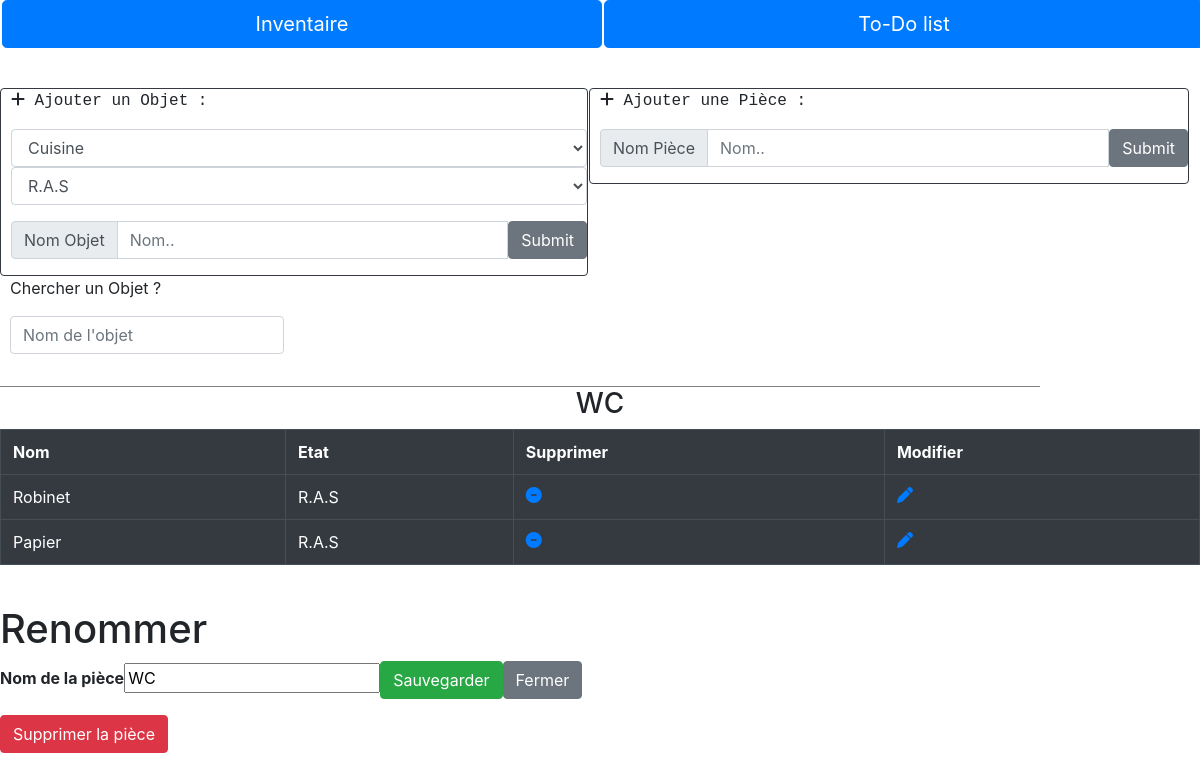
Page /php/PageInventaireMODIF.php?nomPiece=WC on the committed database.
### tables this page shows
CREATE TABLE IF NOT EXISTS `objet` (
  `idObjet` int(11) NOT NULL AUTO_INCREMENT,
  `nomObjet` varchar(255) NOT NULL,
  `idPiece` int(11) NOT NULL,
  `idEtat` int(11) NOT NULL,
  PRIMARY KEY (`idObjet`),
  KEY `idPiece` (`idPiece`),
  KEY `idEtat` (`idEtat`)
);

CREATE TABLE IF NOT EXISTS `etat` (
  `idEtat` int(11) NOT NULL AUTO_INCREMENT,
  `nomEtat` varchar(255) NOT NULL,
  PRIMARY KEY (`idEtat`)
);

### php/PageInventaireMODIF.php (the view, shortened to what this page needs)
<HTML>
<HEAD>
        <link rel="stylesheet" href="../css/styles.css">
		<link rel="stylesheet" href="https://stackpath.bootstrapcdn.com/bootstrap/4.4.1/css/bootstrap.min.css">
</HEAD>
<body>
    <!-- <?php
        $DataBase = mysqli_connect ( "localhost" , "root" , "" ) ;
        mysqli_select_db ( $DataBase, "todolist" ) ;
    ?> -->
        <section id="Menu">
			<ul>
				<div class="btn-group" role="group" aria-label="Basic example">
					<li><a href="../index.php"><button type="button" class="btn btn-primary btn-lg btn-block" id="b1">Inventaire</button></a></li>
					<li><a href="../index.php"><button type="button" class="btn btn-primary btn-lg btn-block" id="b2">To-Do list</button></a></li>
				</div>
			</ul>
		</section>
        <section id="PageInventaire">
			<section id="BarresInterraction">
				<div id="AjoutPiece" class="border border-dark rounded ">
					<form action="AjoutPiece" >
					<p class="text-monospace"><i class="fas fa-plus"></i> 			Ajouter une Pièce :<br>
					<div class="input-group mb-3">
						<div class="input-group-prepend">
							<span class="input-group-text" id="inputGroup-sizing-default">Nom Pièce</span>
						</div>
						<input class="form-control" aria-label="Sizing example input" aria-describedby="inputGroup-sizing-default" type="text" name="nomObjet" value ="" placeholder="Nom.."> <input type="submit" class="btn btn-secondary" placeholder="Valider">
					</div>
					</form>
				</div>
				<div id="AjoutObjet" class="border border-dark rounded ">
				<form action="AjoutObjet.php" class="form-group">
					<p class="text-monospace"><i class="fas fa-plus"></i> Ajouter un Objet :</p>
					<div class="form-group">
						<?php
						$Requete = "SELECT * FROM `piece` " ;
						$Resultat = mysqli_query ( $DataBase, $Requete )  or  die(mysqli_error($DataBase) ) ;
						echo "<select name='idPiece' id='objet-piece' class='form-control' >";
						while (  $ligne = mysqli_fetch_array($Resultat)  )
							{
								echo "<option name='idPiece' value=". utf8_encode($ligne['idPiece']) .">" . utf8_encode($ligne['nomPiece']) . "</option>";
							}
						echo "</select>";
						$Requete = "SELECT * FROM `etat` " ;
						$Resultat = mysqli_query ( $DataBase, $Requete )  or  die(mysqli_error($DataBase) ) ;
						echo "<select name='idEtat' id='objet-etat' class='form-control'>";
						while (  $ligne = mysqli_fetch_array($Resultat)  )
							{
								echo "<option name='idEtat' value=". utf8_encode($ligne['idEtat']) .">" . utf8_encode($ligne['nomEtat']) . "</option>";
							}
						echo "</select>";
						?>
					</div>
					<div class="input-group mb-3">
						<div class="input-group-prepend">
							<span class="input-group-text" id="inputGroup-sizing-default">Nom Objet</span>
						</div>
						<input class="form-control" aria-label="Sizing example input" aria-describedby="inputGroup-sizing-default" type="text" name="nomObjet" value ="" placeholder="Nom.."> <input type="submit" class="btn btn-secondary" placeholder="Valider">
					</div>
				</form>
			</section>
		</section>
		<div id="BarreDeRecherche">
			<p>Chercher un Objet ?</p>
			<form action="" class="formulaire">
			<div class="input-group mb-3">
				<input type="text" class="form-control" placeholder="Nom de l'objet" aria-label="Recipient's username" aria-describedby="basic-addon2">
			</div>
		</form>
		</div>
    <section id="ListePieces">
    <?php
        $OPTION = "PRINT" ;
        function  ConsulterBD ()
        {
        global $OPTION ;
        $Piece = utf8_decode($_GET['nomPiece']) ;
        if (  ($OPTION == 'DELETE')  Or  ($OPTION == 'UPDATE1') )
                $IdCourant = $_GET['idObjet'];
        else  $IdCourant = -1 ;
        echo "<center>" ;
        echo "<table class='table table-bordered table-dark'  id='tableau'>" ;
        echo "<h3>" . $Piece . "</h3>";
        $DataBase = mysqli_connect ( "localhost" , "root" , "" ) ;
        mysqli_select_db ( $DataBase, "todolist" ) ;
        $Requete = "SELECT idObjet,nomObjet,nomPiece,nomEtat FROM objet
                    Join piece on objet.idPiece = piece.idPiece
                    Join etat on objet.idEtat = etat.idEtat
                    WHERE nomPiece =  '$Piece'  " ;
        $Resultat = mysqli_query ( $DataBase, $Requete )  or  die(mysqli_error($DataBase) ) ;
        if ($OPTION == 'UPDATE1'){
            echo "<tr>  <th> Nom </th> <th> Etat </th> <th> Confirmer </th> <th> Annuler </th> </tr> "  ;
        }
        else if ($OPTION == 'DELETE'){
            echo "<tr>  <th> Nom </th> <th> Etat </th> <th> Confirmer </th> <th> Annuler </th> </tr>  " ;
        }
            else {
                echo "<tr>  <th> Nom </th> <th> Etat </th> <th> Supprimer </th> <th> Modifier </th></tr>"  ;
            }
        while (  $ligne = mysqli_fetch_array($Resultat)  )
        {
            echo "<tr>\n" ;
            if (  ($OPTION == 'UPDATE1') )
            {
                if ( $IdCourant == $ligne['idObjet'] )
                {
                    echo "<form action='PageInventaireMODIF.php'>";
                    echo "<td><INPUT TYPE=TEXT NAME='nomObjet' Value='". utf8_encode($ligne['nomObjet'])    . "'</td>\n" ;
                    echo"<td>";
                            echo" <label for='nomEtat'></label><select name='nomEtat'>";
                                echo" <option name='R.A.S'>R.A.S</option>";
                                echo" <option name='A verifier'>A verifier</option>";
                            echo"  </select>";
                }
                else
                {
                    echo "<td>" . utf8_encode($ligne['nomObjet']) . "</td>\n" ;
                    echo "<td>" . utf8_encode($ligne['nomEtat'])    . "</td>\n" ;
                }
            }
            else
            {
                echo "<td>" . utf8_encode($ligne['nomObjet']) . "</td>\n" ;
                echo "<td>" . utf8_encode($ligne['nomEtat'])    . "</td>\n" ;
            }
            if (  ($OPTION == 'DELETE') )
            {
                if ( $IdCourant == $ligne['idObjet'] )
                {
                    echo "<td><A HREF='PageInventaireMODIF.php?nomPiece=".$Piece."&OPTION=DELETE2&idObjet=".$ligne['idObjet']."'><i class='fas fa-minus-circle'></i></A></td>";
                    echo "<td><A HREF='PageInventaireMODIF.php?nomPiece=".$Piece."&idObjet=".$ligne['idObjet']."'><i class='fas fa-minus-circle'></i></a>";
                    echo "</td>\n" ;
                }
            }
            else
            {
                echo "<td><A HREF='PageInventaireMODIF.php?nomPiece=".$Piece."&OPTION=DELETE&idObjet=" . $ligne['idObjet'] . "'> <i class='fas fa-minus-circle'></i></A></td>\n" ;
                echo "<td><A HREF='PageInventaireMODIF.php?nomPiece=".$Piece."&OPTION=UPDATE1&idObjet=" . $ligne['idObjet'] . "'> <i class='fas fa-pen'></i></A></td>\n" ;
            }
            echo "</tr>\n" ;
        }
        echo "</table class='table table-bordered table-dark'>" ;
        echo "<br>" ;
        echo "</center>" ;
        }
            $OPTION = 'RIEN' ;
        ConsulterBD();
    ?>
    </section>
<?php
echo "<form action='UpdatePiece.php' class='form-container'>";
        echo "<h1>Renommer</h1>";
    echo "<label for='nomPiece'><b>Nom de la pièce</b></label>";
    echo "<input type='text' Value='". $Piece . "' name='NewnomPiece' required>";
    echo "<button type='submit' class='btn btn-success'>Sauvegarder</button>";
    echo "<button type='button' class='btn btn-secondary' onclick='closeForm()'>Fermer</button>";
    echo "</form>";
?>
<button class="btn btn-danger" onclick="openForm()">Supprimer la pièce</button>
</body>
</HTML>

### css/styles.css (style rules this page uses)
#Menu ul { padding:0; margin:0; list-style-type:none; background-color: white; }
#Menu li { margin-left:2px; float:left; }
#BarresInterraction { background-color: white; padding-top: 2.5em; }
#AjoutPiece { border:2px solid; border-radius: 16px; width: 50VW; display: inline-block; padding-left: 10px; margin-left: 1px; }
#AjoutObjet { border:2px solid; border-radius: 16px; width: 49VW; float: left; padding-left: 10px; }
#BarreDeRecherche { display: inline-block; width:1040px; height:auto; padding-left: 10px; border-bottom: 1px solid; border-color: gray }
.formulaire { display:inline-block; }
#b1 { width: 50vw; }
#b2 { width: 50vw; }
#tableau { border: 1px; border-style: solid; }

### rows in the picture
objet: nomObjet "Robinet", idEtat.nomEtat "R.A.S"
objet: nomObjet "Papier", idEtat.nomEtat "R.A.S"

### other values in the picture
$Piece "WC"
form field idPiece "Cuisine"
form field idEtat "R.A.S"
